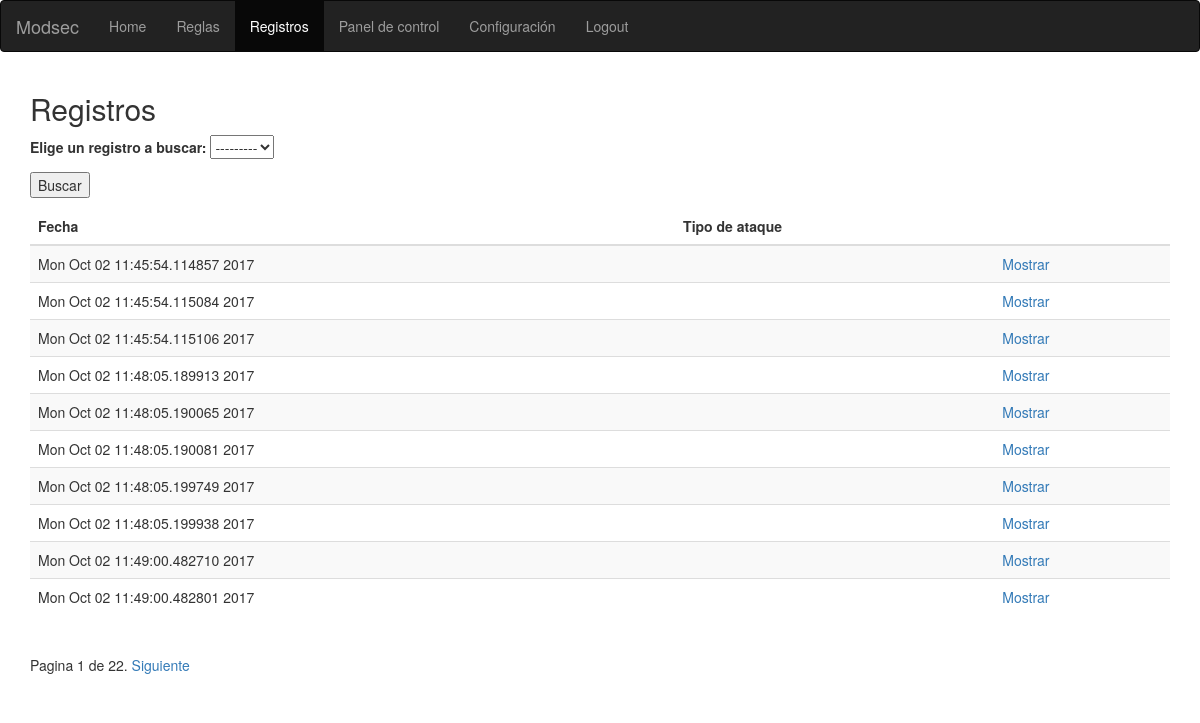
Page /modsec/logs/ (signed in) on the committed database.
### modsec/models.py (models this page shows, shortened)
class Log(models.Model):
    date=models.CharField(max_length=200)
    atackType=models.CharField(max_length=200)
    text=models.TextField()

### modsec/views.py (the view)
@login_required(login_url='/modsec/login')
def logs(request):
    log=""
    if request.method == 'POST':
        form = selectLog(request.POST)
        if form.is_valid():
            log=form.cleaned_data['logSel']
            logs=Log.objects.all()
            registros=[]
            for l in logs:
                if str(log)==str(l):
                    registros.append(l)
            paginator = Paginator(registros, 10) # Show 10 contacts per page
            page = request.GET.get('page')
            try:
                registros = paginator.page(page)
            except PageNotAnInteger:
                registros = paginator.page(1)
            except EmptyPage:
                registros = paginator.page(paginator.num_pages)
            context={'form':form,'registros':registros,'log': log}
            return render(request, 'modsec/logs.html',context)
    else:
        registros=Log.objects.all()
        paginator = Paginator(registros, 10) # Show 10 contacts per page
        page = request.GET.get('page')
        try:
            registros = paginator.page(page)
        except PageNotAnInteger:
            registros = paginator.page(1)
        except EmptyPage:
            registros = paginator.page(paginator.num_pages)
        form = selectLog()
        context={'form':form,'registros':registros,'log': log}
    return render(request, 'modsec/logs.html',context)

### modsec/forms.py
class selectLog(forms.Form):
    logSel=forms.ModelChoiceField(queryset=Log.objects.all(),label="Elige un registro a buscar")

### modsec/templates/modsec/logs.html (shortened to what this page needs)
<!DOCTYPE html>
<html lang="en">
<head>
  <link rel="stylesheet" href="https://maxcdn.bootstrapcdn.com/bootstrap/3.3.7/css/bootstrap.min.css">
</head>
<body>
<nav class="navbar navbar-inverse">
  <div class="container-fluid">
    <div class="navbar-header">
      <a class="navbar-brand" href="/modsec/">Modsec</a>
    </div>
    <ul class="nav navbar-nav">
      <li><a href="/modsec/">Home</a></li>
      <li><a href="/modsec/rules/">Reglas</a></li>
      <li class="active"><a href="/modsec/logs/">Registros</a></li>
      <li><a href="/modsec/dashboard/">Panel de control</a></li>
       <li><a href="/modsec/conf/">Configuración</a></li>
      <li><a href="/modsec/logout/">Logout</a></li>
    </ul>
  </div>
</nav>
<div class="container">
  <h2>Registros</h2>
   <form id="form" method="post" action="">{% csrf_token %}
    {{form.as_p}}
    <p><input type="submit" value="Buscar"/></p>
  </form>
  <table class="table table-striped">
    <thead>
      <tr>
        <th>Fecha</th>
        <th>Tipo de ataque</th>
        <th></th>
      </tr>
    </thead>
    <tbody>
     {% for log in registros %}
      <tr>
       <td>{{ log.date }}</td>
       <td>{{ log.atackType }}</td>
       <td><a href="/modsec/showLog/{{ log.id }}/">Mostrar</a></td>
   {% endfor %}
       </tr>
    </tbody>
  </table>
  <div class="pagination">
    <span class="step-links">
        <span class="current">
            Pagina {{ registros.number }} de {{ registros.paginator.num_pages }}.
        </span>
        {% if registros.has_next %}
            <a href="?page={{ registros.next_page_number }}">Siguiente</a>
        {% endif %}
    </span>
</div>
</div>
</body>
</html>

### rows in the picture
Log: date "Mon Oct 02 11:45:54.114857 2017"
Log: date "Mon Oct 02 11:45:54.115084 2017"
Log: date "Mon Oct 02 11:45:54.115106 2017"
Log: date "Mon Oct 02 11:48:05.189913 2017"
Log: date "Mon Oct 02 11:48:05.190065 2017"
Log: date "Mon Oct 02 11:48:05.190081 2017"
Log: date "Mon Oct 02 11:48:05.199749 2017"
Log: date "Mon Oct 02 11:48:05.199938 2017"
Log: date "Mon Oct 02 11:49:00.482710 2017"
Log: date "Mon Oct 02 11:49:00.482801 2017"

### other values in the picture
{{ registros.number }} "1"
{{ registros.paginator.num_pages }} "22"
